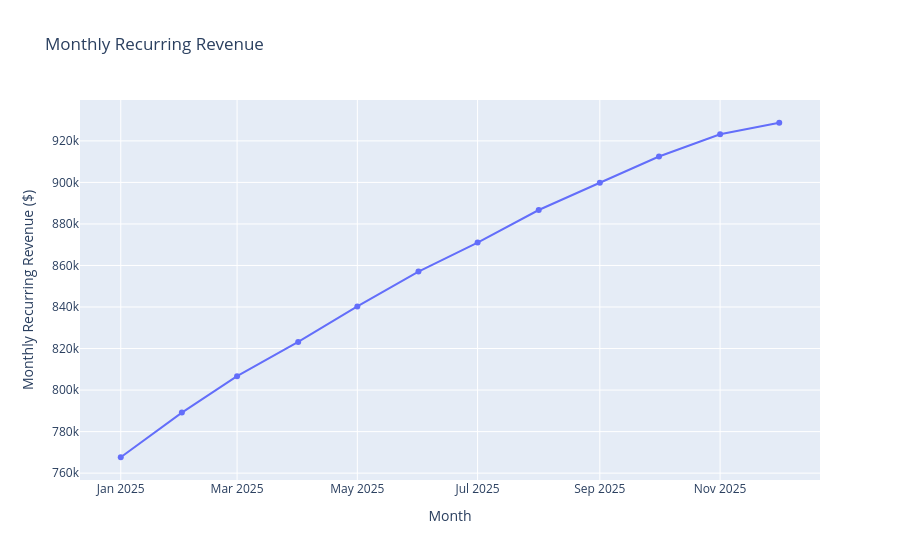

Here is the notebook cell this chart was saved with:
### Code cell
# Visualization
fig = px.line(
    monthly_revenue,
    x = "billing_month",
    y = "monthly_recurring_revenue",
    markers = True,
    title = "Monthly Recurring Revenue"
)

fig.update_layout(
    xaxis_title = "Month",
    yaxis_title = "Monthly Recurring Revenue ($)"
)

fig.show()

### Figure 1 — Plotly figure (JSON) as saved in the notebook; plotly's stock layout.template omitted (floating-point values rounded to 4 significant figures)
{"data": [{"hovertemplate": "billing_month=%{x}<br>monthly_recurring_revenue=%{y}<extra></extra>", "legendgroup": "", "line": {"color": "#636efa", "dash": "solid"}, "marker": {"symbol": "circle"}, "mode": "lines+markers", "name": "", "orientation": "v", "showlegend": false, "type": "scatter", "x": ["2025-01-01 00:00:00", "2025-02-01 00:00:00", "2025-03-01 00:00:00", "2025-04-01 00:00:00", "2025-05-01 00:00:00", "2025-06-01 00:00:00", "2025-07-01 00:00:00", "2025-08-01 00:00:00", "2025-09-01 00:00:00", "2025-10-01 00:00:00", "2025-11-01 00:00:00", "2025-12-01 00:00:00"], "xaxis": "x", "y": [767600.0, 789200.0, 806700.0, 823200.0, 840300.0, 857100.0, 871000.0, 886700.0, 899800.0, 912500.0, 923200.0, 928700.0], "yaxis": "y"}], "layout": {"legend": {"tracegroupgap": 0}, "title": {"text": "Monthly Recurring Revenue"}, "xaxis": {"anchor": "y", "domain": [0, 1], "title": {"text": "Month"}}, "yaxis": {"anchor": "x", "domain": [0, 1], "title": {"text": "Monthly Recurring Revenue ($)"}}}}
